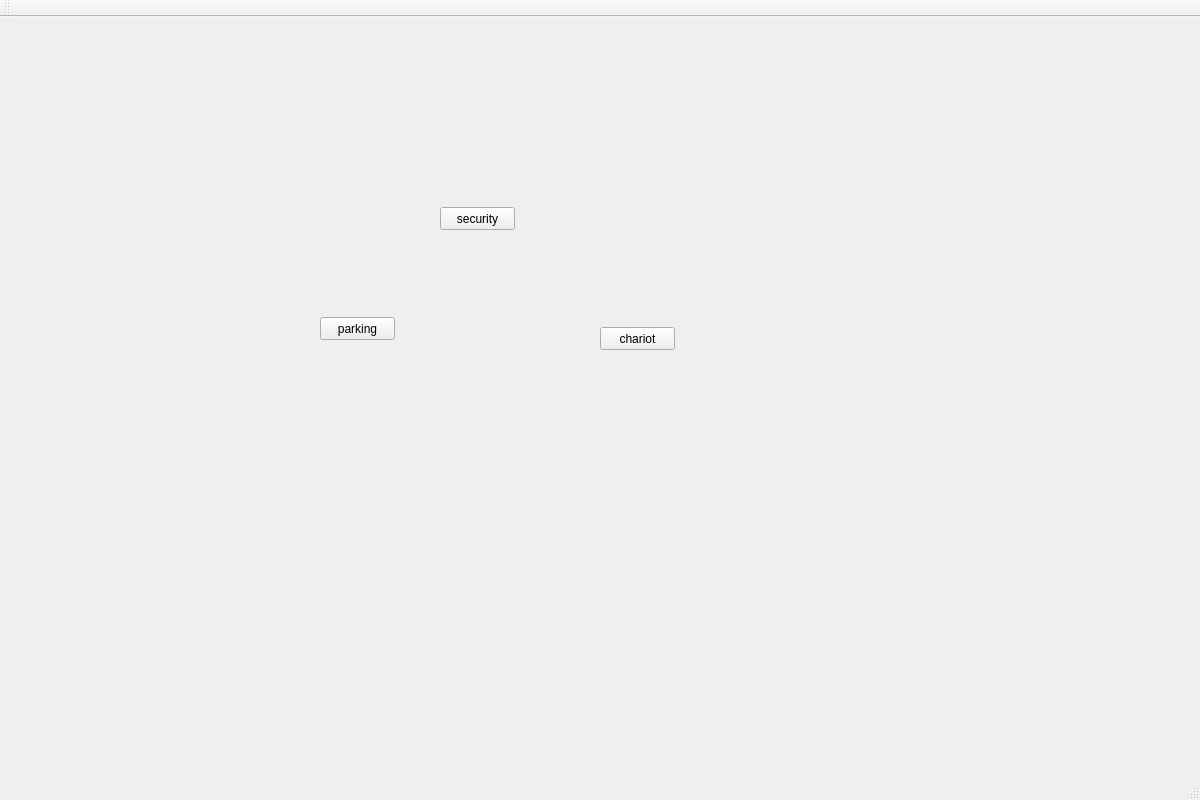
<?xml version="1.0" encoding="UTF-8"?>
<ui version="4.0">
 <class>smarket</class>
 <widget class="QMainWindow" name="smarket">
  <property name="geometry">
   <rect>
    <x>0</x>
    <y>0</y>
    <width>1200</width>
    <height>800</height>
   </rect>
  </property>
  <property name="windowTitle">
   <string>smarket</string>
  </property>
  <widget class="QWidget" name="centralWidget">
   <widget class="QPushButton" name="pushButton">
    <property name="geometry">
     <rect>
      <x>440</x>
      <y>190</y>
      <width>75</width>
      <height>23</height>
     </rect>
    </property>
    <property name="text">
     <string>security</string>
    </property>
   </widget>
   <widget class="QPushButton" name="pushButton_2">
    <property name="geometry">
     <rect>
      <x>320</x>
      <y>300</y>
      <width>75</width>
      <height>23</height>
     </rect>
    </property>
    <property name="text">
     <string>parking</string>
    </property>
   </widget>
   <widget class="QPushButton" name="pushButton_3">
    <property name="geometry">
     <rect>
      <x>600</x>
      <y>310</y>
      <width>75</width>
      <height>23</height>
     </rect>
    </property>
    <property name="text">
     <string>chariot</string>
    </property>
   </widget>
   <widget class="QLabel" name="label">
    <property name="geometry">
     <rect>
      <x>20</x>
      <y>50</y>
      <width>831</width>
      <height>551</height>
     </rect>
    </property>
    <property name="styleSheet">
     <string notr="true">background-image: url(:/interface/beyaaa.png);</string>
    </property>
    <property name="text">
     <string/>
    </property>
   </widget>
   <zorder>label</zorder>
   <zorder>pushButton</zorder>
   <zorder>pushButton_2</zorder>
   <zorder>pushButton_3</zorder>
  </widget>
  <widget class="QMenuBar" name="menuBar">
   <property name="geometry">
    <rect>
     <x>0</x>
     <y>0</y>
     <width>1200</width>
     <height>21</height>
    </rect>
   </property>
  </widget>
  <widget class="QToolBar" name="mainToolBar">
   <attribute name="toolBarArea">
    <enum>TopToolBarArea</enum>
   </attribute>
   <attribute name="toolBarBreak">
    <bool>false</bool>
   </attribute>
  </widget>
  <widget class="QStatusBar" name="statusBar"/>
 </widget>
 <layoutdefault spacing="6" margin="11"/>
 <resources/>
 <connections/>
</ui>
